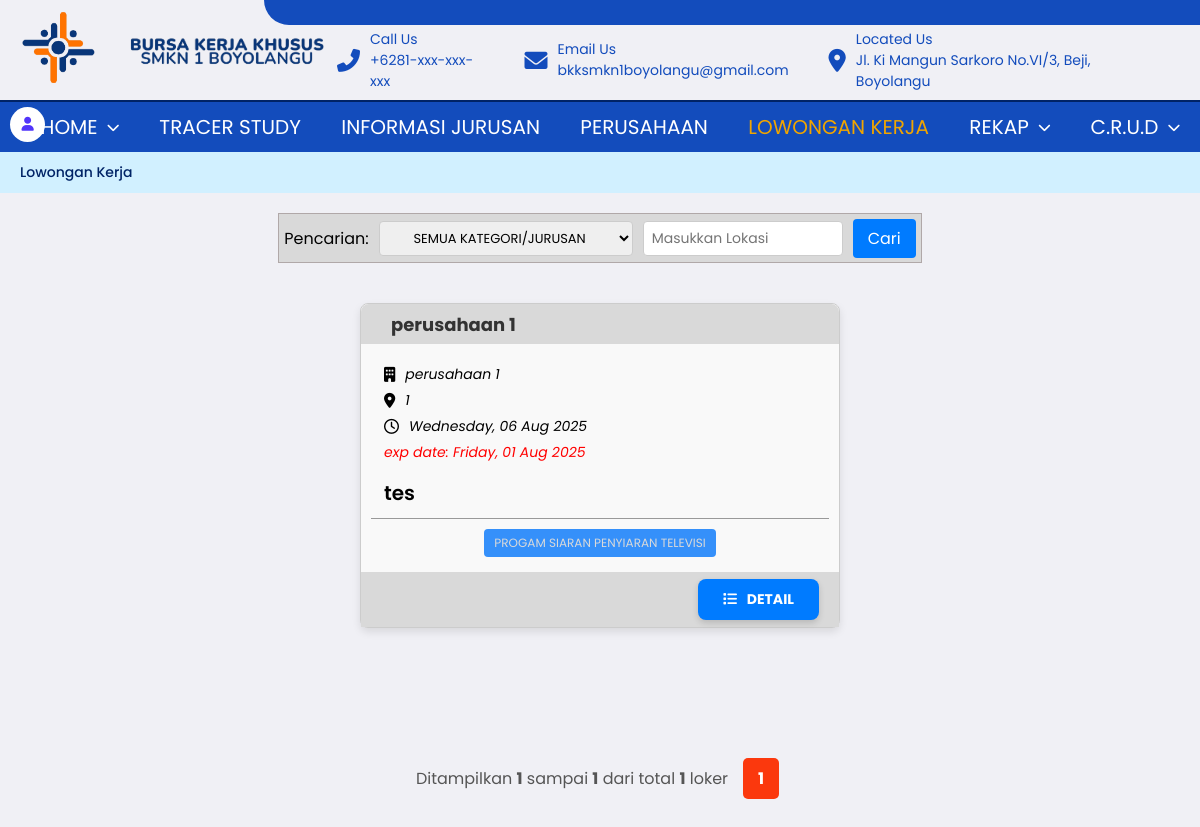
Before: /BKK/Lowker/loker.php (signed in) with the older database file.
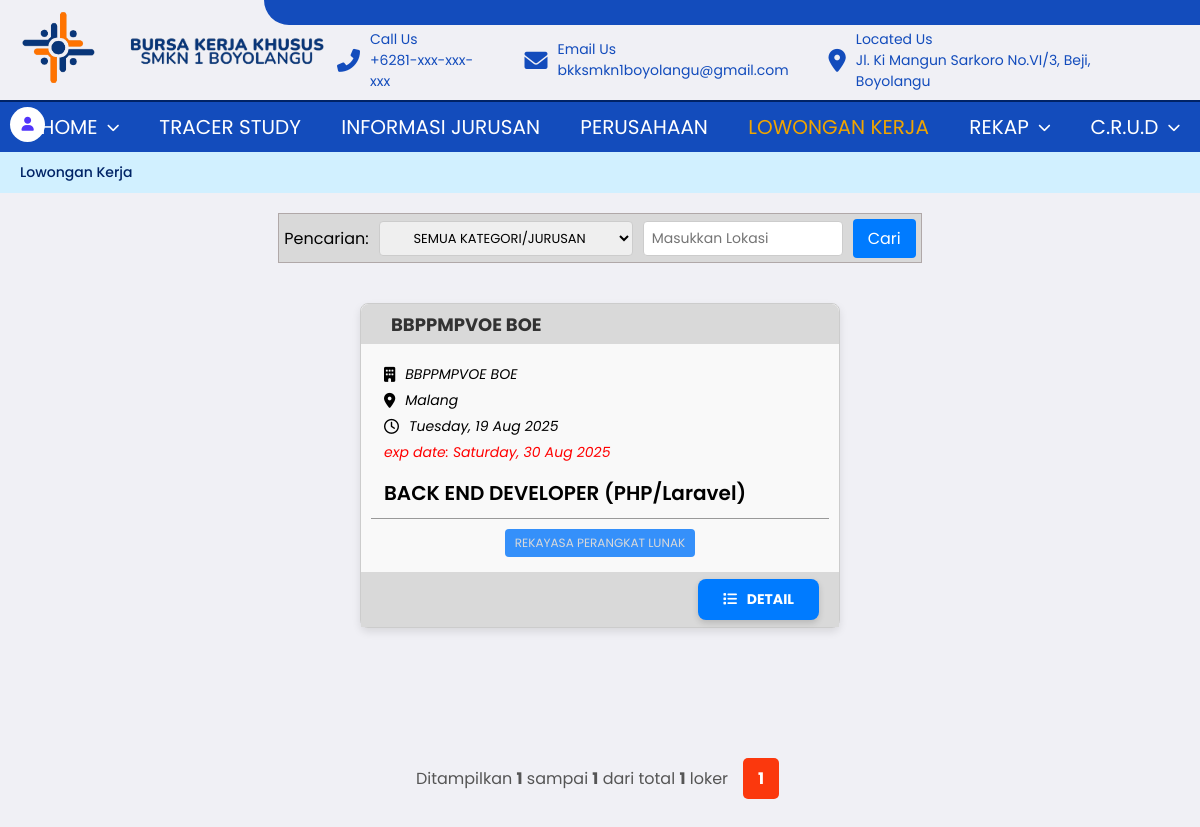
After: the same page with the newer database file.
### tables this page shows
CREATE TABLE `lowker`  (
  `id_lowker` int NOT NULL AUTO_INCREMENT,
  `id_jurusan` int NOT NULL,
  `judul_lowker` varchar(255) NOT NULL,
  `deskripsi_lowker` text NOT NULL,
  `email` varchar(255) NOT NULL,
  `gaji` varchar(255) NULL DEFAULT NULL,
  `pendidikan` varchar(255) NULL DEFAULT NULL,
  `tipe_pekerjaan` varchar(255) NULL DEFAULT NULL,
  `tgl_ditutup` date NULL DEFAULT NULL,
  `tgl_posting` date NULL DEFAULT NULL,
  `keahlian` text NULL,
  `waktu_bekerja` varchar(255) NULL DEFAULT NULL,
  `kualifikasi` text NULL,
  `tunjangan` text NULL,
  `id_perusahaan` int NULL DEFAULT NULL,
  `lokasi` varchar(255) NULL DEFAULT NULL,
  `jumlah_pelamar` int NULL DEFAULT NULL,
  PRIMARY KEY (`id_lowker`, `id_jurusan`) USING BTREE,
  INDEX `id_perusahaan`(`id_perusahaan` ASC) USING BTREE,
  INDEX `id_lowker`(`id_lowker` ASC) USING BTREE,
  INDEX `jurusan`(`id_jurusan` ASC) USING BTREE,
  CONSTRAINT `jurusan` FOREIGN KEY (`id_jurusan`) REFERENCES `jurusan` (`id_jurusan`) ON DELETE RESTRICT ON UPDATE RESTRICT,
  CONSTRAINT `perusahaan` FOREIGN KEY (`id_perusahaan`) REFERENCES `perusahaan` (`id_perusahaan`) ON DELETE RESTRICT ON UPDATE RESTRICT
);

CREATE TABLE `perusahaan`  (
  `id_perusahaan` int NOT NULL AUTO_INCREMENT,
  `nama` varchar(100) NULL DEFAULT NULL,
  `alamat` text NULL,
  `kota` varchar(50) NULL DEFAULT NULL,
  `deskripsi_perusahaan` text NULL,
  `kontak` varchar(15) NULL DEFAULT NULL,
  `email` varchar(100) NULL DEFAULT NULL,
  `logo` longblob NULL,
  `gambar` varchar(255) NULL DEFAULT NULL,
  `standar` enum('umkm','mou','startup','perseroan') NOT NULL,
  `kategori` enum('lokal','provinsi','nasional','internasional') NOT NULL,
  `kerja_sama` text NOT NULL,
  PRIMARY KEY (`id_perusahaan`) USING BTREE
);

CREATE TABLE `jurusan`  (
  `id_jurusan` int NOT NULL AUTO_INCREMENT,
  `jurusan` varchar(100) NULL DEFAULT NULL,
  PRIMARY KEY (`id_jurusan`) USING BTREE
);

### BKK/config/helpers.php (called while the page is built, shortened)
<?php
function is_logged_in() {
    return isset($_SESSION['user_id']);
}
function is_admin() {
    return is_logged_in() && ($_SESSION['role'] ?? '') === 'admin';
}
function is_alumni() {
    return is_logged_in() && ($_SESSION['role'] ?? '') === 'alumni';
}
?>

### BKK/Lowker/loker.php (the view, shortened to what this page needs)
<?php
require_once __DIR__ . '/../config/helpers.php';
$jurusan_filter = isset($_GET['jurusan']) ? trim($_GET['jurusan']) : '';
$lokasi_filter = isset($_GET['lokasi']) ? trim($_GET['lokasi']) : '';
$limit = 6;
$page = isset($_GET['page']) && is_numeric($_GET['page']) ? (int)$_GET['page'] : 1;
$offset = ($page - 1) * $limit;
$where = "WHERE 1";
$params = [];
$count_stmt = $koneksi->prepare("
    SELECT COUNT(*) AS total
    FROM lowker
    JOIN perusahaan ON lowker.id_perusahaan = perusahaan.id_perusahaan
    JOIN jurusan ON lowker.id_jurusan = jurusan.id_jurusan
    $where
");
$count_stmt->execute();
$total_result = $count_stmt->get_result();
$total_row = $total_result->fetch_assoc();
$total_pages = ceil($total_row['total'] / $limit);
$sql = "
    SELECT lowker.*,
           perusahaan.nama AS nama_perusahaan,
           jurusan.jurusan AS nama_jurusan
    FROM lowker
    JOIN perusahaan ON lowker.id_perusahaan = perusahaan.id_perusahaan
    JOIN jurusan ON lowker.id_jurusan = jurusan.id_jurusan
    $where
    ORDER BY lowker.tgl_posting DESC
    LIMIT ? OFFSET ?
";
$stmt = $koneksi->prepare($sql);
$types = str_repeat('s', count($params)) . 'ii';
$params[] = $limit;
$params[] = $offset;
$stmt->bind_param($types, ...$params);
$stmt->execute();
$result = $stmt->get_result();
?>
<!DOCTYPE html>
<html lang="en">
<head>
  <link rel="stylesheet" href="../navbar/navbar.css?v=<?php echo time(); ?>">
  <link rel="stylesheet" href="loker.css?v=<?php echo time(); ?>">
  <link href="https://cdnjs.cloudflare.com/ajax/libs/font-awesome/6.0.0-beta3/css/all.min.css" rel="stylesheet">
</head>
<body>
  <?php include '../navbar/header.php' ?>
  <div class="container">
    <?php
    if (!is_logged_in()) {
      include '../navbar/guest.php';
    } elseif (is_alumni()) {
      include '../navbar/alumni.php';
    } elseif (is_admin()) {
      include '../navbar/admin.php';
    }
    ?>
    <div class="header-bar">
      <a href="#">Lowongan Kerja</a>
    </div>
    <div class="search-container">
      <form method="GET" class="search">
        <label for="jurusan">Pencarian:</label>
        <select id="jurusan" name="jurusan" class="search-select">
          <option value="">SEMUA KATEGORI/JURUSAN</option>
        </select>
        <input type="text" class="search-input" name="lokasi" placeholder="Masukkan Lokasi" value="<?= htmlspecialchars($lokasi_filter) ?>">
        <button class="search-button" type="submit">Cari</button>
      </form>
    </div>
    <div class="job-list">
      <?php
      if ($result->num_rows > 0):
        while ($row = $result->fetch_assoc()):
          $perusahaan = htmlspecialchars($row['nama_perusahaan']);
          $jurusan = htmlspecialchars($row['nama_jurusan']);
          $lokasi = htmlspecialchars($row['lokasi']);
          $tgl_post = date('l, d M Y', strtotime($row['tgl_posting']));
          $tgl_exp = date('l, d M Y', strtotime($row['tgl_ditutup']));
      ?>
          <div class="job-card">
            <div class="job-header">
              <h3><?= $perusahaan ?></h3>
            </div>
            <div class="job-detail">
              <ul>
                <li><i class="fa-solid fa-building"></i><?= $perusahaan ?></li>
                <li><i class="fa-solid fa-location-dot"></i><?= $lokasi ?></li>
                <li><i class="fa-regular fa-clock"></i><?= $tgl_post ?></li>
                <li style="color: red;">exp date: <?= $tgl_exp ?></li>
              </ul>
              <p class="job-role"><?= htmlspecialchars($row['judul_lowker']) ?></p>
              <div class="line"></div>
              <div class="job-tags">
                <p><?= $jurusan ?></p>
              </div>
            </div>
            <div class="job-footer">
              <a href="detail-lowker.php?id=<?= $row['id_lowker'] ?>">
                <button class="detail-button"><i class="fas fa-list"></i> DETAIL</button>
              </a>
            </div>
          </div>
        <?php endwhile; ?>
      <?php else: ?>
        <p class="no-data" style="text-align:center; font-weight:bold; color:#666;">Tidak ada lowongan kerja yang
          tersedia.</p>
      <?php endif; ?>
    </div>
    <?php
    $start = $offset + 1;
    $end = $offset + $result->num_rows;
    $total = $total_row['total'];
    ?>
    <div class="pagination-container">
      <div class="pagination-info">
        <p>
          Ditampilkan <strong><?= $start ?></strong> sampai <strong><?= $end ?></strong>
          dari total <strong><?= $total ?></strong> loker
        </p>
      </div>
      <div class="pagination">
        <?php for ($i = 1; $i <= $total_pages; $i++): ?>
          <a href="?page=<?= $i ?>&jurusan=<?= urlencode($jurusan_filter) ?>&lokasi=<?= urlencode($lokasi_filter) ?>"
            class="<?= ($i == $page) ? 'active' : '' ?>">
            <?= $i ?>
          </a>
        <?php endfor; ?>
      </div>
    </div>
  </div>
</body>
</html>

Changed rows visible on the page:
removed lowker: id_perusahaan.nama "perusahaan 1", lokasi "1", tgl_posting "Wednesday, 06 Aug 2025", tgl_ditutup "Friday, 01 Aug 2025", judul_lowker "tes", id_jurusan.jurusan "PROGAM SIARAN PENYIARAN TELEVISI"
added lowker: id_perusahaan.nama "BBPPMPVOE BOE", lokasi "Malang", tgl_posting "Tuesday, 19 Aug 2025", tgl_ditutup "Saturday, 30 Aug 2025", judul_lowker "BACK END DEVELOPER (PHP/Laravel)", id_jurusan.jurusan "REKAYASA PERANGKAT LUNAK"
